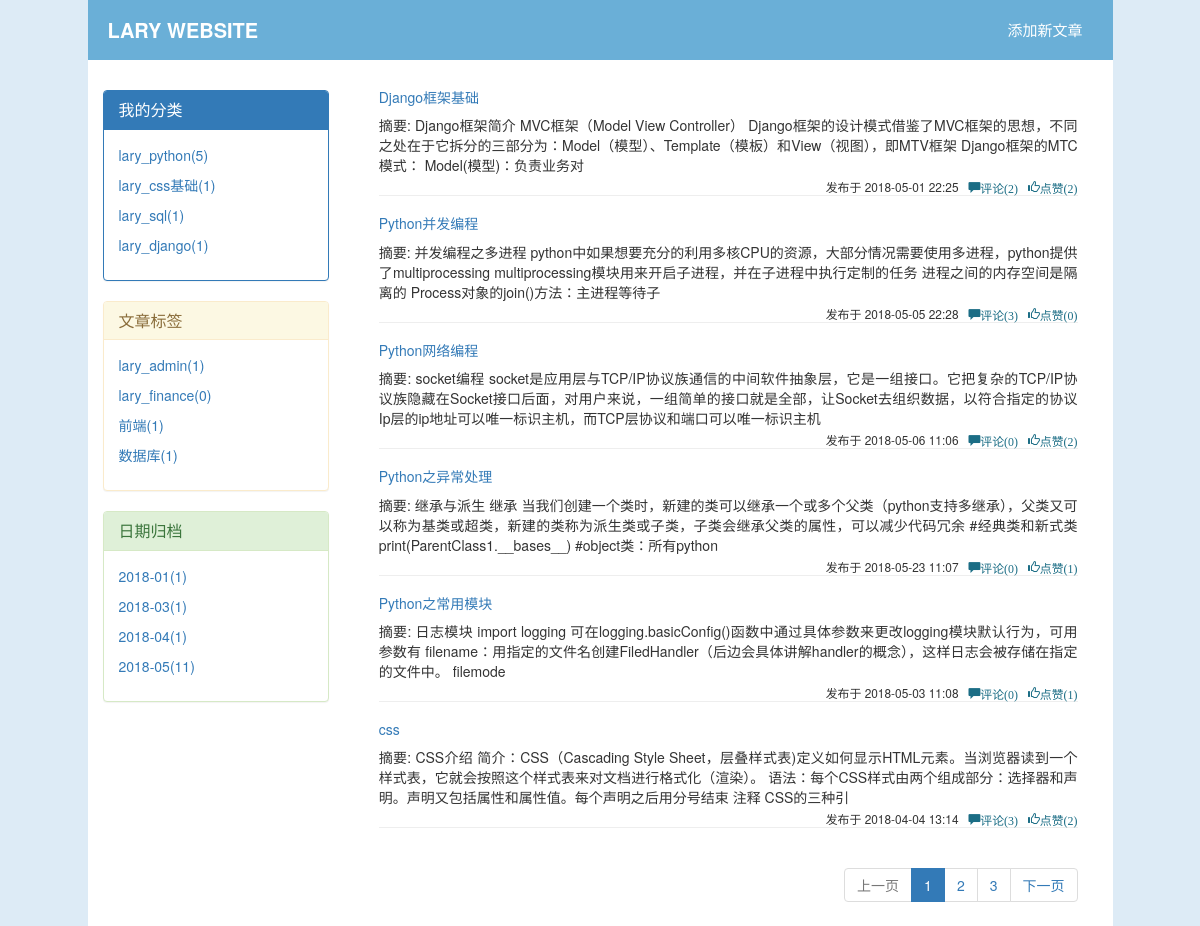
The page /blog/lary/ on the database its author committed.
### blog/models.py (models this page shows, shortened)
class Blog(models.Model):
    nid = models.AutoField(primary_key=True)
    title = models.CharField(verbose_name='个人博客标题',max_length=64)
    site = models.CharField(verbose_name='个人博客后缀',max_length=32,unique=True)
    theme = models.CharField(verbose_name='博客主题',max_length=32)

class Category(models.Model):
    nid = models.AutoField(primary_key=True)
    title = models.CharField(verbose_name='分类标题',max_length=32)
    blog = models.ForeignKey(verbose_name='所属博客',to='Blog',to_field='nid')

class Tag(models.Model):
    nid = models.AutoField(primary_key=True)
    title = models.CharField(verbose_name='标签名称', max_length=32)
    blog = models.ForeignKey(verbose_name='所属博客', to='Blog', to_field='nid')

class Article(models.Model):
    nid = models.AutoField(primary_key=True)
    title = models.CharField(verbose_name='文章标题',max_length=50)
    desc = models.CharField(verbose_name='文章描述',max_length=255)
    create_time = models.DateTimeField(verbose_name='创建时间',auto_now_add=True)
    category = models.ForeignKey(to='Category',to_field='nid',null=True)
    user = models.ForeignKey(verbose_name='作者',to='UserInfo',to_field='nid')
    tags = models.ManyToManyField(
        to='Tag',
        through='Article2Tag',
        through_fields=('article','tag'),
    )
    comment_count = models.IntegerField(default=0)
    up_count = models.IntegerField(default=0)
    down_count = models.IntegerField(default=0)

### blog/views.py (the view)
# urls.py: url(r'^(?P<username>\w+)/$',views.homesites),
def homesites(request,username,**kwargs):
    user = UserInfo.objects.filter(username=username).first()
    blog = user.blog
    if kwargs:
        condition=kwargs.get("condition")
        params=kwargs.get("params")
        if condition == 'cate':
            article_list = Article.objects.filter(user=user).filter(category__title=params)
        elif condition == 'tag':
            article_list = Article.objects.filter(user=user).filter(tags__title=params)
        else:
            year,month=params.split("-")
            article_list = Article.objects.filter(user=user).filter(create_time__year=year,create_time__month=month)
    else:
        article_list = Article.objects.filter(user=user)
    try:
        paginator = Paginator(article_list,6)
        c_page = request.GET.get("page",1)
        page = paginator.page(c_page)
    except PageNotAnInteger:
        page = paginator.page(1)
    except EmptyPage:
        page = paginator.page(paginator.num_pages)
    return render(request,"homesite.html",locals())

### blog/templatetags/my_tags.py (called while the page is built)
@register.inclusion_tag("menu.html")
def get_query_data(username):
    user = UserInfo.objects.filter(username=username).first()
    blog = user.blog
    cate_list = Category.objects.filter(blog=blog).annotate(c=Count("article")).values_list("title","c")
    tag_list = Tag.objects.filter(blog=blog).annotate(c=Count("article")).values_list("title","c")
    data_list = Article.objects.filter(user=user).extra(select={"time":"strftime('%%Y-%%m',create_time)"}).\
        values("time").annotate(c=Count("title")).values_list("time","c")
    return {"username":username,"cate_list":cate_list,"tag_list":tag_list,"date_list":data_list,"blog":blog}

### templates/homesite.html
{% extends "base.html" %}
{% block content %}
    <div>
        <div class="article_list" style="padding:20px;">
            {% for article in page.object_list %}
                <div class="article_item">
                    <h5><a href="/blog/{{ username }}/articles/{{ article.pk }}">{{ article.title }}</a></h5>
                    <div>
                        <div class="row">
                            <div class="col-sm-12">
                                <div class="desc" style="text-align: justify">{{ article.desc }}</div>
                            </div>
                        </div>
                    </div>
                </div>
                <div class="small info pull-right" style="margin-top:3px;">
                    发布于
                    <span>{{ article.create_time|date:'Y-m-d H:i' }}</span>&nbsp;&nbsp;
                    <span class="glyphicon glyphicon-comment"
                          style="color: #1b6d85">评论({{ article.comment_count }})</span>&nbsp;&nbsp;
                    <span class="glyphicon glyphicon-thumbs-up" style="color: #1b6d85">点赞({{ article.up_count }})</span>
                </div>
                <hr>
            {% endfor %}
            <nav aria-label="Page navigation" class="pull-right">
                <ul class="pagination">
                    {% if page.has_previous %}
                        <li><a href="?page={{ c_page|add:-1 }}">上一页</a></li>
                    {% else %}
                        <li class="disabled"><a aria-label="Next">上一页</a></li>
                    {% endif %}
                    {% for num in paginator.page_range %}
                        {% if c_page == num %}
                            <li class="active"><a href="?page{{ num }}">{{ num }}</a></li>
                        {% else %}
                            <li><a href="?page={{ num }}">{{ num }}</a></li>
                        {% endif %}
                    {% endfor %}
                    {% if page.has_next %}
                        <li><a href="?page={{ c_page|add:+1 }}">下一页</a></li>
                    {% else %}
                        <li class="disabled"><a aria-label="Next">下一页</a></li>
                    {% endif %}
                </ul>
            </nav>
        </div>
    </div>
{% endblock %}

### templates/base.html (shortened to what this page needs)
<!DOCTYPE html>
<html lang="en">
<head>
    <link rel="stylesheet" href="/static/css/article_detail.css">
    <link rel="stylesheet" href="/static/bs/css/bootstrap.min.css">
</head>
<body>
<div class="row" style="background-color:#5ea2d636 ">
    <div class="col-md-10" style="background-color: white" id="text">
    <div class="header" >
    <p class="title">
        <a id='myfont' href="/blog/{{ username }}">{{ blog.title }}</a>
        <a href="/blog/add_article/" class="pull-right" style="font-size: 15px;margin-right:30px;color:white">添加新文章</a>
    </p>
</div>
    <div class="container-fluid">
    <div class="row">
        <div class="col-md-3">
            {% load my_tags %}
            {% get_query_data username %}
        </div>
        <div class="col-sm-9">
            {% block content %}
            {% endblock %}
        </div>
    </div>
</div>
    </div>
</div>
</body>
</html>

### templates/menu.html
<div>
    <div class="bs-example" style="margin-top:30px;">
        <div class="panel panel-primary">
            <div class="panel-heading">
                <h3 class="panel-title">我的分类</h3>
            </div>
            <div class="panel-body">
                {% for cate in cate_list %}
                    <p><a href="/blog/{{ username }}/cate/{{ cate.0 }}">{{ cate.0 }}({{ cate.1 }})</a></p>
                {% endfor %}
            </div>
        </div>
        <div class="panel panel-warning">
            <div class="panel-heading">
                <h3 class="panel-title">文章标签</h3>
            </div>
            <div class="panel-body">
                {% for tag in tag_list %}
                    <p><a href="/blog/{{ username }}/tag/{{ tag.0 }}">{{ tag.0 }}({{ tag.1 }})</a></p>
                {% endfor %}
            </div>
        </div>
        <div class="panel panel-success">
            <div class="panel-heading">
                <h3 class="panel-title">日期归档</h3>
            </div>
            <div class="panel-body">
                {% for date in date_list %}
                    <p><a href="/blog/{{ username }}/achrive/{{ date.0 }}">{{ date.0 }}({{ date.1 }})</a></p>
                {% endfor %}
            </div>
        </div>
    </div>
</div>

### templates/base.html (style rules this page uses)
* { margin:0; padding:0; }
.header { width:100%; height:60px; background-color: #0378bb96; line-height:60px; }
.header .title { font-size:20px; font-weight:100; color:white; margin-left:20px; }
#text { margin:0; padding: 0; }
#myfont { color:white; font-size:100%; font-weight:bold; }

### rows shown on the page
Blog: title "LARY WEBSITE"
Category: title "lary_python", cate "5"
Category: title "lary_css基础", cate "1"
Category: title "lary_sql", cate "1"
Category: title "lary_django", cate "1"
Tag: title "lary_admin", tag "1"
Tag: title "lary_finance", tag "0"
Tag: title "数据库", tag "1"
Article: title "Django框架基础", desc "摘要: Django框架简介 MVC框架（Model View Controller） Django框架的设计模式借鉴了MVC框架的思想，不同之处在于它拆分的三部分为：Model（模型）、Template（模板）和View（视图），即MTV框架 Django框架的MTC模式： Model(模型)：负责业务对", create_time "2018-05-01 22:25", comment_count "2", up_count "2"
Article: title "Python并发编程", desc "摘要: 并发编程之多进程 python中如果想要充分的利用多核CPU的资源，大部分情况需要使用多进程，python提供了multiprocessing multiprocessing模块用来开启子进程，并在子进程中执行定制的任务 进程之间的内存空间是隔离的 Process对象的join()方法：主进程等待子", create_time "2018-05-05 22:28", comment_count "3", up_count "0"
Article: title "Python网络编程", desc "摘要: socket编程 socket是应用层与TCP/IP协议族通信的中间软件抽象层，它是一组接口。它把复杂的TCP/IP协议族隐藏在Socket接口后面，对用户来说，一组简单的接口就是全部，让Socket去组织数据，以符合指定的协议 Ip层的ip地址可以唯一标识主机，而TCP层协议和端口可以唯一标识主机", create_time "2018-05-06 11:06", comment_count "0", up_count "2"
Article: title "Python之异常处理", desc "摘要: 继承与派生 继承 当我们创建一个类时，新建的类可以继承一个或多个父类（python支持多继承），父类又可以称为基类或超类，新建的类称为派生类或子类，子类会继承父类的属性，可以减少代码冗余 #经典类和新式类 print(ParentClass1.__bases__) #object类：所有python", create_time "2018-05-23 11:07", comment_count "0", up_count "1"
Article: title "Python之常用模块", desc "摘要: 日志模块 import logging 可在logging.basicConfig()函数中通过具体参数来更改logging模块默认行为，可用参数有 filename：用指定的文件名创建FiledHandler（后边会具体讲解handler的概念），这样日志会被存储在指定的文件中。 filemode", create_time "2018-05-03 11:08", comment_count "0", up_count "1"
Article: title "css", desc "摘要: CSS介绍 简介：CSS（Cascading Style Sheet，层叠样式表)定义如何显示HTML元素。当浏览器读到一个样式表，它就会按照这个样式表来对文档进行格式化（渲染）。 语法：每个CSS样式由两个组成部分：选择器和声明。声明又包括属性和属性值。每个声明之后用分号结束 注释 CSS的三种引", create_time "2018-04-04 13:14", comment_count "3", up_count "2"

### other values the page prints
{{ tag.0 }} "前端"
{{ tag.1 }} "1"
{{ date.0 }} "2018-01" "2018-03" "2018-04" "2018-05"
{{ date.1 }} "1" "1" "1" "11"
{{ num }} "1"
{{ num }} "2" "3"
